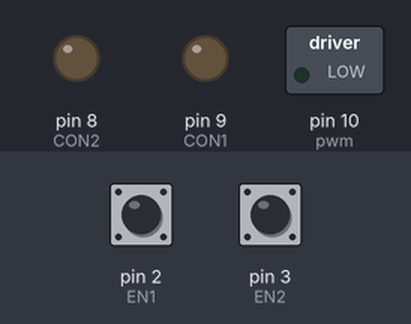
Simulated run of this sketch. Board: Arduino Uno, built with avr-gcc and run on an emulated ATmega328P. On the bench: switched loads named in the sketch (green lamp = pin HIGH), output pins drawn as LEDs (lit = HIGH). The test bench sets the inputs (shaded band); at power-on: pin 2 (EN1) HIGH, pin 3 (EN2) HIGH. What the sketch prints to the serial monitor is not drawn.

Above: at 0.05 s.
At 7.0 s:
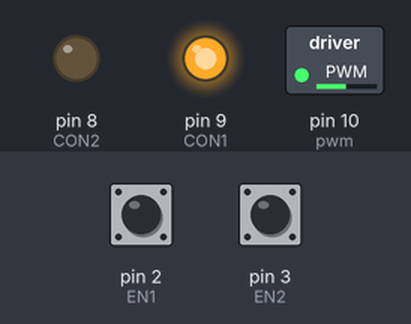
At 14.0 s:
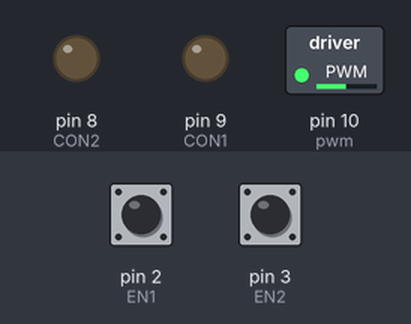
Timing chart, 0 to 18.2 s (numbered marks = the images above):
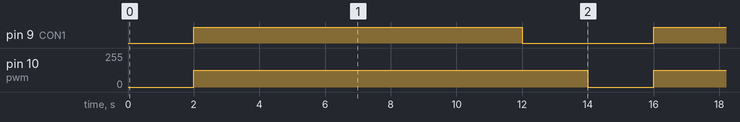

The sketch:

paraop.ino
```cpp
long prevT = 0;
#define CON1 9  // Yellow
#define CON2 8  // Green
#define EN1 2
#define EN2 3
#define CS A1
#define pwm 10
double pos = 0;
// int pwmVal =130;
double pos1 = 0;
double output = 0;
double volts = 0.00;
volatile int encoderPos = 0;      // current encoder position
volatile int lastEncoderPos = 0;  // previous encoder position
unsigned long lastTime = 0;       // last time recorded
float rpm = 0.0;                  // calculated RPM value


#include <math.h>
const int ledPin =13;
const int rgb = 11;
int cnt=0;
int rotpin =5;
const byte encoderPinA = 2;//outputA digital pin2
const byte encoderPinB = 3;//outoutB digital pin3
volatile long int count = 0;
long int constCount = 0;
long int previousCount = 0;
#define CR 12//complete rotation
int i =0;
#define readA bitRead(PIND,2)//faster than digitalRead()
#define readB bitRead(PIND,3)

// Pin declares
int pwmPin = 6; // PWM output pin for motor 1
int dirPin1 = 8;
int dirPin2 = 9;

// Pin declares
int fsrPin = A3; // input pin for FSR sensor

// Position tracking variables
int updatedPos = 0;     // keeps track of the latest updated value of the MR sensor reading
long int rawPos = 0;         // current raw reading from MR sensor
int lastRawPos = 0;     // last raw reading from MR sensor
int lastLastRawPos = 0; // last last raw reading from MR sensor
int flipNumber = 0;     // keeps track of the number of flips over the 180deg mark
int tempOffset = 0;
int rawDiff = 0;
int lastRawDiff = 0;
int rawOffset = 0;
int lastRawOffset = 0;
const int flipThresh = 518;  // threshold to determine whether or not a flip over the 180 degree mark occurred
boolean flipped = false;
double lastTimeAtSurface = 0;
// Kinematics variables
double xh = 0;           // position of the handle [m]
double lastXh = 0;     //last x position of the handle
double lastts = 0;
double vh = 0;         //velocity of the handle
double lastVh = 0;     //last velocity of the handle
double lastLastVh = 0; //last last velocity of the handle
double kkk=0;
// Force output variables
double force = 0;           // force at the handle
double Tp = 0;              // torque of the motor pulley
double duty = 0;            // duty cylce (between 0 and 255)
float xhp=0;
float xhh=0;
float xx_wall=0;
float x_wall=0;
float x=0;
void setup() {
  Serial.begin(115200);
  pinMode(CON1, OUTPUT);
  pinMode(CON2, OUTPUT);
  pinMode(pwm, OUTPUT);

  pinMode(EN1, INPUT_PULLUP);
  pinMode(EN2, INPUT_PULLUP);

    pinMode(EN1, INPUT_PULLUP);
  pinMode(EN2, INPUT_PULLUP);
  attachInterrupt(digitalPinToInterrupt(EN1), isrA, CHANGE);
  attachInterrupt(digitalPinToInterrupt(EN2), isrB, CHANGE);
  // myEnc.write(0);
  // Pins D9 and D10 - 122 Hz
TCCR1A = 0b00000001; // 8bit
TCCR1B = 0b00001001; // x1 fast pwm
}

void loop() {
  setMotor3();
  constCount = 0;
  rawPos = 0;
  count=0;

      pwmOut(0);
delay(2000);
      pos1 = rawPos;
      Serial.println("<<<<<<<<<<<.>>>>>>>>>>>>>>start2<<<<<<<<<<<.>>>>>>>>>>>>>>");
uint32_t period = 0.16667 * 60000L;       // 10 seconds corresponds to 0.16667, here 1 corresponds to 1 minute
for( uint32_t tStart = millis();  (millis()-tStart) < period;  ){
  pwmOut(125);
  delay(0);
      // readrpm();
        noInterrupts();
  constCount = count;
  rawPos = constCount;
  interrupts();
  Serial.println(rawPos);

}
  Serial.println(rawPos);
  Serial.println("---------------last--------------------");

count=0;
pos1=0;
setMotor3();
delay(2000);
}

void pwmOut(int out) {
  if (out > 0) {
    analogWrite(pwm, out);
    setMotor1();
  } else if (out < 0) {
    analogWrite(pwm, abs(out));
    setMotor2();
  } else {
    analogWrite(pwm, abs(out));
    setMotor3();
  }
}
void setMotor1() {

  digitalWrite(CON1, HIGH);
  digitalWrite(CON2, LOW);
}
void setMotor2() {

  digitalWrite(CON1, LOW);
  digitalWrite(CON2, HIGH);
}
void setMotor3() {

  digitalWrite(CON1, LOW);
  digitalWrite(CON2, LOW);
}

void isrA() {
  if (readA == LOW) {
    if (readB == LOW) {
      count++;
    } else {
      count--;
    }
  } else {
    if (readB == LOW) {
      count--;
    } else {
      count++;
    }
  }
}

void isrB() {
  if (readB == LOW) {
    if (readA == LOW) {
      count--;
    } else {
      count++;
    }
  } else {
    if (readA == LOW) {
      count++;
    } else {
      count--;
    }
  }
}
```

Measured:
- by itself, pin 9 (CON1): alternates HIGH for 10.0 s and LOW for 4.0 s
- by itself, pin 10 (pwm): alternates 125/255 for 12.0 s and 0/255 for 2.0 s
